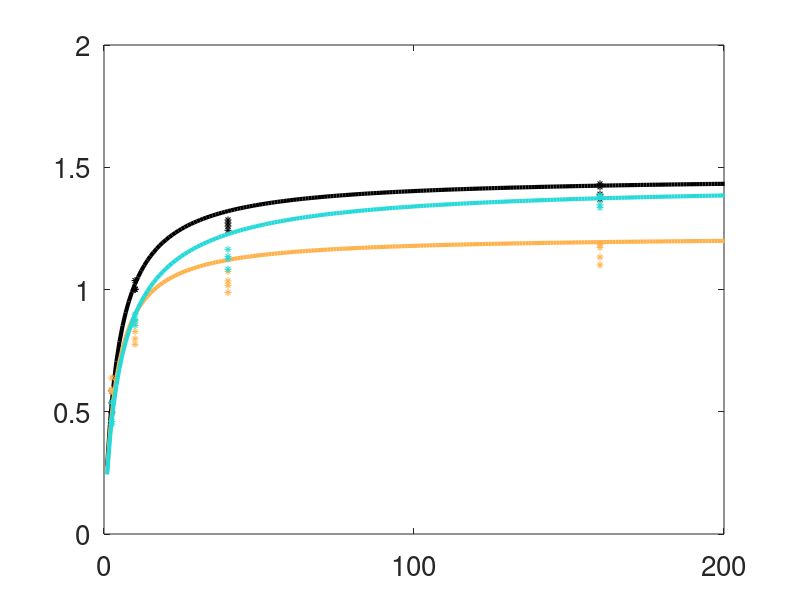
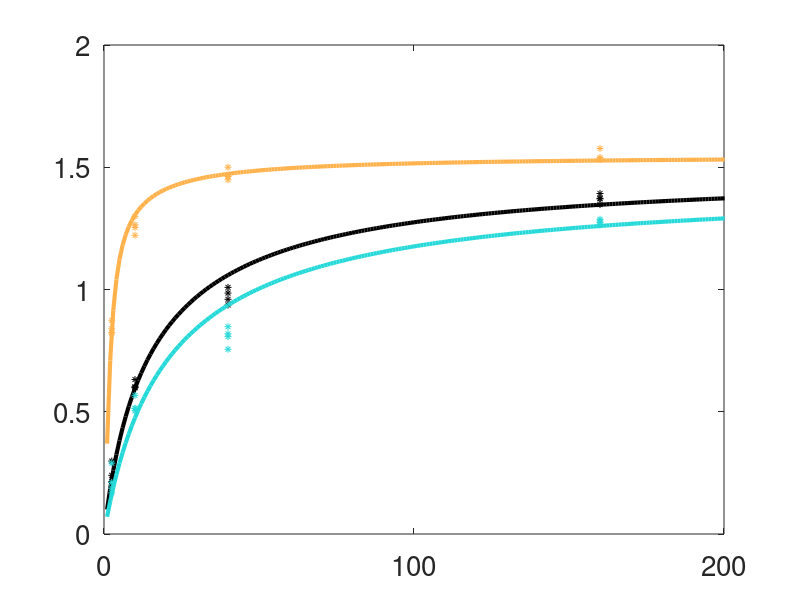

Source code (MATLAB) for these figures, in order:
clear all;

SuConc= [2.50000000000000;2.50000000000000;2.50000000000000;2.50000000000000;10;10;10;10;40;40;40;40;160;160;160;160];

SuAloneCSL=[0.545249786228123,0.546166270401319,0.517765436522022,0.483750263445663,0.246609877518646,0.250198551190367,0.226187190409220,0.250834473705899,0.122343994543396,0.140065078243236,0.108941241966686,0.137221866472578,0.0710222680509683,0.0998918757321835,0.0580550401825572,0.0870017091186934;0.410153595596077,0.412101178547835,0.428636799638404,0.448181006217949,0.506780386494257,0.498526109161292,0.510717133817494,0.496886262040477,0.483555227995975,0.477689350111376,0.497649580485387,0.466139232474806,0.438047074549976,0.430860371775534,0.451628181616717,0.436303206110425;0.0445966181758008,0.0417325510508459,0.0535977638395739,0.0680687303363884,0.246609735987097,0.251275339648341,0.263095675773287,0.252279264253624,0.394100777460630,0.382245571645389,0.393409177547926,0.396638901052616,0.490930657399056,0.469247752492283,0.490316778200726,0.476695084770882];
SuHCSL=[0.558881427637718,0.562661395910912,0.573161817486308,0.500182581343826,0.274849227839397,0.300228811140753,0.283927349532005,0.266533619348185,0.157623249519112,0.189697106066217,0.170067266463168,0.145671141623194,0.0751184595578876,0.104738222133878,0.0914918367382075,0.0769780664043888;0.421953673262292,0.414151992964862,0.404781744489432,0.460150769159152,0.576054611494268,0.546472236768704,0.555441594939554,0.567965818549282,0.549419345079403,0.537816048189416,0.534696374420060,0.544698525208513,0.467848653012233,0.455626189148864,0.470764773444766,0.461744684659595;0.0191648990999895,0.0231866111242262,0.0220564380242601,0.0396666494970222,0.149096160666335,0.153298952090543,0.160631055528441,0.165500562102533,0.292957405401486,0.272486845744367,0.295236359116773,0.309630333168293,0.457032887429880,0.439635588717258,0.437743389817026,0.461277248936016];
NCMCSL=[0.521494790976041,0.517759274467774,0.520584017310076,0.492424787697724,0.304712168332083,0.350377451454960,0.335722629079946,0.289902535300048,0.185522483692880,0.225650678857885,0.211842968693699,0.183435194357907,0.151012873073741,0.183563052613792,0.172758364883362,0.141263178589461;0.371863564387684,0.380614244626900,0.367807127164924,0.376566677907729,0.562604340095156,0.523511278982543,0.530277531419885,0.556573565585562,0.593732791577540,0.560665380085759,0.559303556613926,0.558424408827786,0.525991741227660,0.532211852317592,0.522283450955586,0.534143663464959;0.106641644636274,0.101626480905325,0.111608855525000,0.131008534394547,0.132683491572761,0.126111269562497,0.133999839500169,0.153523899114391,0.220744724729580,0.213683941056356,0.228853474692375,0.258140396814308,0.322995385698598,0.284225095068616,0.304958184161052,0.324593157945581];
SuAloneSPS=[0.771586446455311,0.793350337181586,0.785880054263850,0.716583455976604,0.465585568892672,0.472373835765532,0.475513077542496,0.452706492144550,0.236204506388552,0.269091882119542,0.256595569518366,0.234949548929454,0.0577296581813838,0.0845824166214856,0.0686619400476650,0.0696943220158690;0.216827191685224,0.199476664609649,0.216857658250378,0.268470687347826,0.468262117200589,0.453103164561889,0.450924245226194,0.462811572418345,0.542136700644378,0.525099230971803,0.526858071228679,0.521403285603923,0.492003904474484,0.483654307267884,0.489713146656066,0.489896378477929;0.0115863618594658,0.00717299820876441,-0.00273771251422826,0.0149458566755693,0.0661523139067395,0.0745229996725793,0.0735626772313102,0.0844819354371049,0.221658792967069,0.205808886908655,0.216546359252955,0.243647165466623,0.450266437344132,0.431763276110630,0.441624913296269,0.440409299506203];
SuHSPS=[0.846628734340396,0.810096738627880,0.825256019022269,0.747481378988168,0.539340673352500,0.554154343779605,0.539679849488197,0.511197271979013,0.328026458706950,0.369961248932509,0.336065675210485,0.319683058094860,0.107748793696603,0.121283353553596,0.108379099737312,0.114449547828589;0.138412429701340,0.168734277375328,0.161619531880675,0.215264857179509,0.407079523937102,0.388084272568737,0.406824744089898,0.410466776938580,0.524825212561232,0.504411910576795,0.520765167641638,0.512776144597272,0.504376755177958,0.493184895548807,0.509511419442579,0.483844579206034;0.0149588359582639,0.0211689839967918,0.0131244490970560,0.0372537638323234,0.0535798027103987,0.0577613836516583,0.0534954064219053,0.0783359510824070,0.147148328731818,0.125626840490696,0.143169157147877,0.167540797307869,0.387874451125439,0.385531750897597,0.382109480820109,0.401705872965377];
NCMSPS=[0.503653411402363,0.468001348962774,0.491545346536033,0.486193075008541,0.204155228229542,0.224334003167623,0.244452136883567,0.216956339954379,0.0848555579363370,0.102759443104920,0.110212812792381,0.102634321344148,0.0499515852463960,0.0615142535358324,0.0578425293750376,0.0595076285109280;0.170637220518472,0.189909879026973,0.192965165800442,0.188272946374700,0.292645533253886,0.297728938239934,0.289364448451435,0.301136054581915,0.330062335137255,0.330768816095351,0.330772665972390,0.332225972209887,0.323333189142093,0.337048971596252,0.350747960440846,0.348726885609464;0.325709368079164,0.342088772010253,0.315489487663525,0.325533978616759,0.503199238516572,0.477937058592443,0.466183414664998,0.481907605463706,0.585082106926408,0.566471740799729,0.559014521235230,0.565139706445965,0.626715225611511,0.601436774867916,0.591409510184116,0.591765485879608];


csldata=SuAloneCSL;

%1-f squere
Alpha=@(Kd,x)  (x*(1./Kd));
fnc0=@(c1,Kd,f,x)(  (1-2.*f-f.^2).*(1./(1 + 2.*Alpha(Kd,x) + c1.*(Alpha(Kd,x).^2))) + (2.*f).*(1./(1 + Alpha(Kd,x))) + f.^2) ; 
fnc1=@(c1,Kd,f,x)(  (1-2.*f-f.^2).*((2.*Alpha(Kd,x))./(1 + 2.*Alpha(Kd,x) + c1.*(Alpha(Kd,x).^2))) + (2.*f).*((Alpha(Kd,x))./(1 + Alpha(Kd,x))) ) ; 
fnc2=@(c1,Kd,f,x)( (1-2.*f-f.^2).*(((c1.*Alpha(Kd,x).^2))./(1 + 2.*Alpha(Kd,x) + c1.*(Alpha(Kd,x).^2)))   ); 


% 1: RBPj  2: NCM  3: H  
%
csldata(1,:)=SuAloneCSL(1,:).*0 +SuAloneCSL(2,:) + SuAloneCSL(3,:).*2;
csldata(2,:)=NCMCSL(1,:).*0+NCMCSL(2,:)+NCMCSL(3,:).*2;
csldata(3,:)=SuHCSL(1,:).*0+SuHCSL(2,:)+SuHCSL(3,:).*2;

SPSdata(1,:)=SuAloneSPS(1,:).*0 +SuAloneSPS(2,:) + SuAloneSPS(3,:).*2;
SPSdata(2,:)=NCMSPS(1,:).*0+NCMSPS(2,:)+NCMSPS(3,:).*2;
SPSdata(3,:)=SuHSPS(1,:).*0+SuHSPS(2,:)+SuHSPS(3,:).*2;

%c,k,f
cslVarss=[0.99,4.29,0.22;1.23,3.87,0.3;0.54,4.62,0.23];
SPSVarss=[0.71,13.69,0.21;16.9,7.47,0.19;0.79,19.17,0.23];
cslfit=ones(3,700);
SPSfit=ones(3,700);

for i=1:3
cslfit(i,:)=fnc0(cslVarss(i,1),cslVarss(i,2),cslVarss(i,3),1:700).*0 + fnc1(cslVarss(i,1),cslVarss(i,2),cslVarss(i,3),1:700).*1 + fnc2(cslVarss(i,1),cslVarss(i,2),cslVarss(i,3),1:700).*2;
SPSfit(i,:)=fnc0(SPSVarss(i,1),SPSVarss(i,2),SPSVarss(i,3),1:700).*0 + fnc1(SPSVarss(i,1),SPSVarss(i,2),SPSVarss(i,3),1:700).*1 + fnc2(SPSVarss(i,1),SPSVarss(i,2),SPSVarss(i,3),1:700).*2;
end

figure
plot(1:700,cslfit(1,:),'k-','LineWidth',3,'DisplayName','*')
set(gca,'FontSize',20)
axis ([0 200 0 2])
yticks(0:0.5:2)
xticks(0:100:200)
hold on
plot(SuConc,csldata(1,:),'k*','MarkerSize',5,'DisplayName','*');
plot(1:700,cslfit(2,:),'-','LineWidth',3,'color',[1 0.7 0.3],'DisplayName','*')
plot(SuConc,csldata(2,:),'*','MarkerSize',5,'color',[1 0.7 0.3],'DisplayName','*')
plot(SuConc,csldata(3,:),'*','MarkerSize',5,'color',[0.15 0.85 0.85],'DisplayName','*');
plot(1:700,cslfit(3,:),'-','LineWidth',3,'color',[0.15 0.85 0.85],'DisplayName','*');
hold off;


figure
plot(1:700,SPSfit(1,:),'k-','LineWidth',3,'DisplayName','*')
set(gca,'FontSize',20)
axis ([0 200 0 2])
yticks(0:0.5:2)
xticks(0:100:200)
hold on
plot(SuConc,SPSdata(1,:),'k*','MarkerSize',5,'DisplayName','*');
plot(1:700,SPSfit(2,:),'-','LineWidth',3,'color',[1 0.7 0.3],'DisplayName','*')
plot(SuConc,SPSdata(2,:),'*','MarkerSize',5,'color',[1 0.7 0.3],'DisplayName','*')
plot(SuConc,SPSdata(3,:),'*','MarkerSize',5,'color',[0.15 0.85 0.85],'DisplayName','*');
plot(1:700,SPSfit(3,:),'-','LineWidth',3,'color',[0.15 0.85 0.85],'DisplayName','*');
hold off;